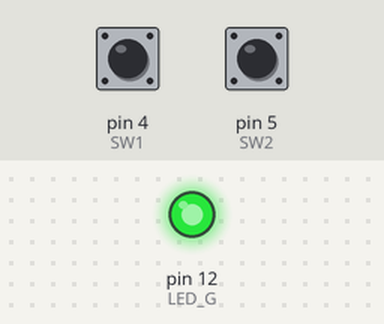
A sketch run on a simulated Arduino Uno, built with avr-gcc and run on an emulated ATmega328P. Shown: output pins drawn as LEDs (lit = HIGH). Inputs (shaded band) come from the test bench; at power-on: pin 4 (SW1) HIGH, pin 5 (SW2) HIGH.

Above: at 1.2 s.
1.3 s: pin 4 (SW1) pulled LOW for 0.15 s
At 1.8 s:
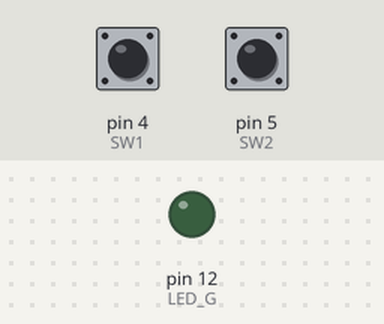
2.9 s: pin 5 (SW2) pulled LOW for 0.15 s
At 4.1 s:
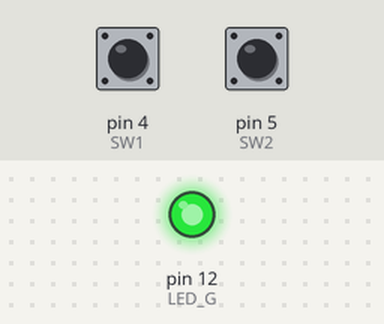
4.5 s: pin 4 (SW1) pulled LOW for 1 s
At 5.5 s:
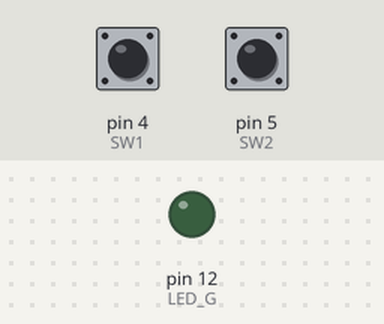
7.0 s: pin 4 (SW1) driven LOW and pin 5 (SW2) driven LOW
At 7.7 s:
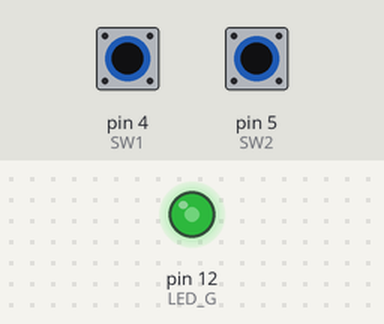
8.5 s: pin 4 (SW1) driven HIGH
At 9.5 s:
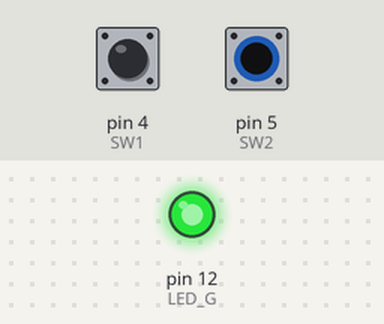
Timing chart, 0 to 11.0 s (numbered marks = the images above; inputs shaded):
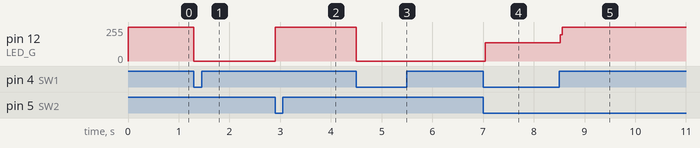

Measured:
- after the input at 1.3 s, pin 12 (LED_G): 255/255 → 0/255 at once
- after the input at 2.9 s, pin 12 (LED_G): 0/255 → 255/255 at once
- after the input at 4.5 s, pin 12 (LED_G): 255/255 → 0/255 at once
- after the input at 7.0 s, pin 12 (LED_G): 0/255 → 137/255 at once
- after the input at 8.5 s, pin 12 (LED_G): 137/255 → 255/255 at once

The sketch:

L02a-Button.ino
```cpp
/** Lekce 2 - Tlačítka
 *
 */

// definice pinů ESP8266 na které jsou připojeny tlačítka
#define SW1 4
#define SW2 5
#define LED_G 12

void setup()
{
  pinMode(SW1, INPUT);
  pinMode(SW2, INPUT);
  pinMode(LED_G, OUTPUT);

  digitalWrite(LED_G, HIGH);
}

void loop()
{
  if (digitalRead(SW1) == LOW)
  {
    digitalWrite(LED_G, LOW);
  }

  if (digitalRead(SW2) == LOW)
  {
    digitalWrite(LED_G, HIGH);
  }
}
```
